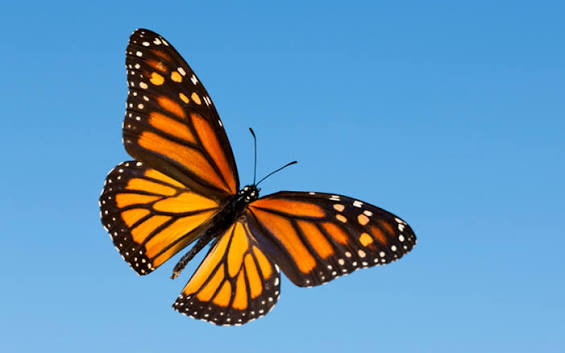
#> input picture exp8/exp8.jpg, 565 x 353 px
$ python exp8.py
#> lines starting #> are read from the running program, lines starting #| are printed output that depends on the picture
import cv2

img=cv2.imread("exp8.jpg")
#> img is the input picture: shape (353, 565, 3); mean B, G, R 181.7, 148.5, 102.4

big=cv2.resize(img,None,fx=2,fy=2)
small=cv2.resize(img,None,fx=0.5,fy=0.5)
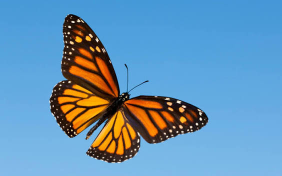
#> small: shape (176, 282, 3); mean B, G, R 181.6, 148.4, 102.4

cv2.imshow("Original Image",img)
cv2.imshow("Bigger Image",big)
cv2.imshow("Smaller Image",small)

cv2.imwrite("exp8_out_1.jpg",big)
cv2.imwrite("exp8_out_2.jpg",small)
print("Outputs saved suscessfully.jpg")

cv2.waitKey(0)
cv2.destroyAllWindows()
